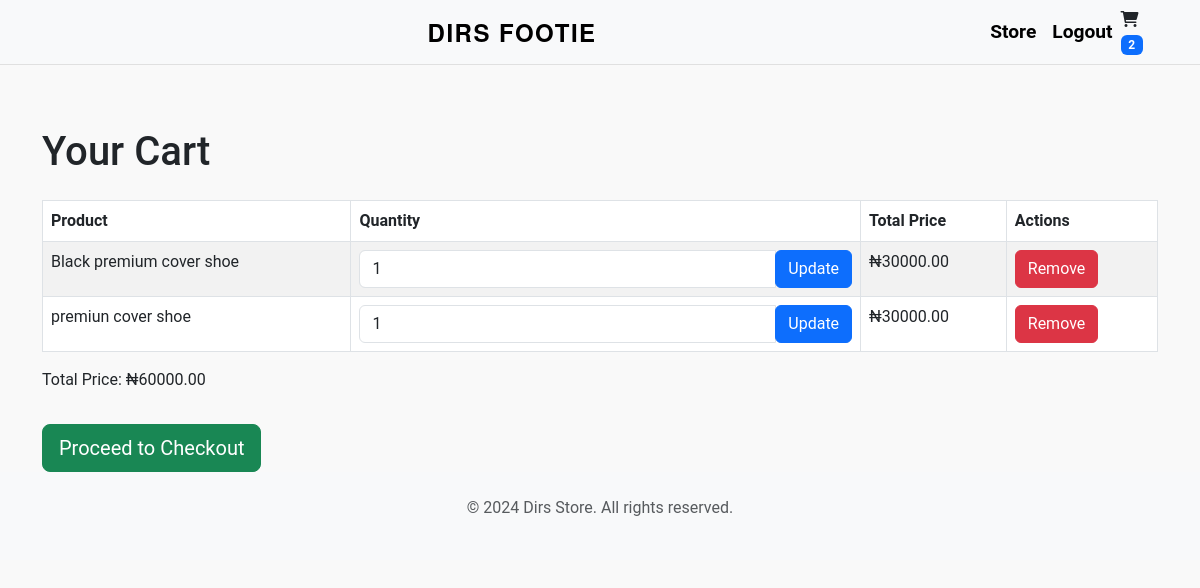
The page /store/cart/ (signed in) on the database as committed earlier.
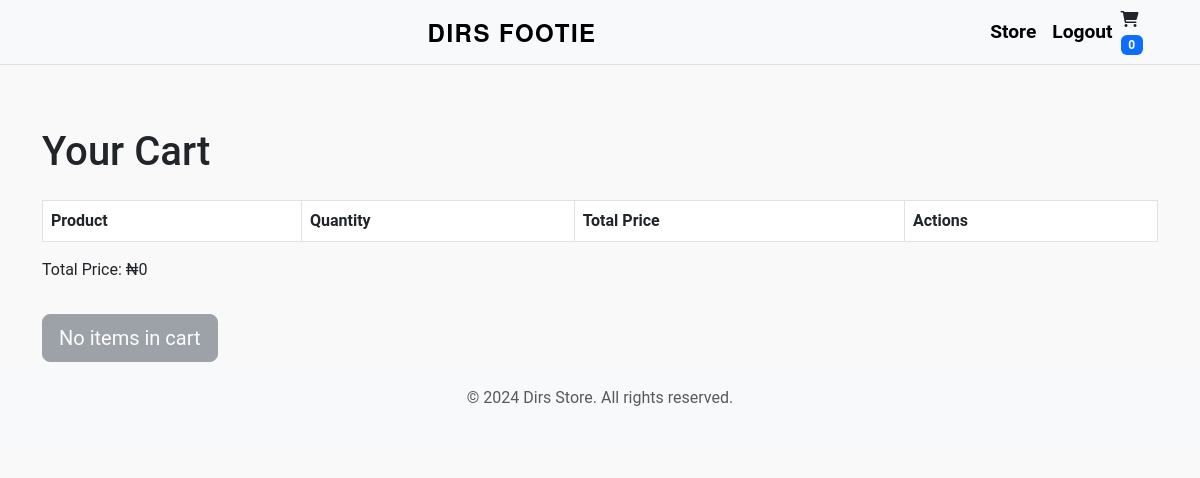
The same page on the database as committed later.
### store/models.py (models this page shows, shortened)
class CartItem(models.Model):
    cart = models.ForeignKey(Cart, on_delete=models.CASCADE)
    product = models.ForeignKey(Product, on_delete=models.CASCADE)
    quantity = models.PositiveIntegerField(default=1)
    def get_total_price(self):
        return self.quantity * self.product.price

class Product(models.Model):
    CATEGORY_CHOICES = [
        ('Clothes', 'Clothes'),
        ('Shoes', 'Shoes'),
        ('Trousers', 'Trousers'),
        ('Bags', 'Bags'),
    ]
    name = models.CharField(max_length=255)
    description = models.TextField()
    price = models.DecimalField(max_digits=10, decimal_places=2)
    category = models.CharField(max_length=50, choices=CATEGORY_CHOICES)
    image = models.ImageField(upload_to='products/')

### store/views.py (the view)
# urls.py: path('cart/', views.cart_view, name='cart_view'),
@login_required(login_url='/login/')
def cart_view(request):
    cart = Cart.objects.get(user=request.user)
    cart_items = CartItem.objects.filter(cart=cart)
    total_price = sum(item.get_total_price() for item in cart_items)
    return render(request, 'store/cart.html', {
        'cart_items': cart_items,
        'total_price': total_price,
        'total_items': total_price
    })

### store/context_processors.py (called while the page is built)
def cart_item_count(request):
    if request.user.is_authenticated:
        cart = Cart.objects.filter(user=request.user).first()
        if cart:
            total_items = CartItem.objects.filter(cart=cart).count()
            return {'cart_item_count': total_items}
    return {'cart_item_count': 0}

### store/templates/store/cart.html (shortened to what this page needs)
{% extends 'store/base.html' %}
{% block content %}
<div class="container mt-5">
    <h1 class="mb-4">Your Cart</h1>
    <table class="table table-striped table-bordered">
        <thead class="thead-dark">
            <tr>
                <th>Product</th>
                <th>Quantity</th>
                <th>Total Price</th>
                <th>Actions</th>
            </tr>
        </thead>
        <tbody>
            {% for item in cart_items %}
            <tr>
                <td>{{ item.product.name }}</td>
                <td>
                    <form method="POST" action="{% url 'store:update_cart_item' item.id %}">
                        <div class="input-group">
                            <input type="number" name="quantity" value="{{ item.quantity }}" min="1" class="form-control">
                            <div class="input-group-append">
                                <button type="submit" class="btn btn-primary">Update</button>
                            </div>
                        </div>
                    </form>
                </td>
                <td>₦{{ item.get_total_price }}</td>
                <td>
                    <a href="{% url 'store:remove_from_cart' item.id %}" class="btn btn-danger">Remove</a>
                </td>
            </tr>
            {% endfor %}
        </tbody>
    </table>
    <p class="font-weight-bold">Total Price: ₦{{ total_price }}</p>
    {% if cart_items %}
        <a href="{% url 'store:checkout' %}" class="btn btn-success btn-lg mt-3">Proceed to Checkout</a>
    {% else %}
        <button type="button" class="btn btn-secondary btn-lg mt-3" disabled>No items in cart</button>
    {% endif %}
</div>
{% endblock %}

### store/templates/store/base.html (shortened to what this page needs)
<!DOCTYPE html>
<html lang="en">
<head>
    <link href="https://cdn.jsdelivr.net/npm/bootstrap@5.3.0-alpha1/dist/css/bootstrap.min.css" rel="stylesheet">
    <link rel="stylesheet" href="https://cdnjs.cloudflare.com/ajax/libs/font-awesome/6.0.0-beta3/css/all.min.css">
    {% load static %}
    <link rel="stylesheet" type="text/css" href="{% static 'store/style.css' %}">
</head>
<body>
    <nav class="navbar navbar-expand-lg navbar-light bg-light fixed-top">
        <div class="container">
            <div class="navbar-brand text-center w-100" style="font-size: 1.5rem; font-weight: bold;">
                Dirs Footie
            </div>
            <div class="collapse navbar-collapse justify-content-lg-end justify-content-center" id="navbarNav">
                <ul class="navbar-nav">
                    <li class="nav-item">
                        <a class="nav-link" href="{% url 'store:product_list' %}">Store</a>
                    </li>
                    {% if user.is_authenticated %}
                        <li class="nav-item">
                            <form id="logout-form" method="POST" action="{% url 'logout' %}" class="d-inline">
                                <button type="submit" class="btn btn-link nav-link">Logout</button>
                            </form>
                        </li>
                    {% endif %}
                </ul>
            </div>
            <a class="nav-link d-none d-lg-block" href="{% url 'store:cart_view' %}">
                <i class="fa fa-shopping-cart"></i>
                {% if user.is_authenticated %}
                    <span class="badge bg-primary">{{ cart_item_count }}</span>
                {% endif %}
            </a>
        </div>
    </nav>
    {% block content %}
    {% endblock %}
    <footer class="bg-light py-4">
        <div class="container text-center">
            <p class="text-muted">&copy; 2024 Dirs Store. All rights reserved.</p>
        </div>
    </footer>
</body>
</html>

### store/static/store/style.css (style rules this page uses)
.navbar { position: fixed; width: 100%; top: 0; z-index: 1030; }
body { padding-top: 80px; }
.navbar-brand { margin-left: auto; margin-right: auto; }
@media (min-width: 992px) { .navbar-brand { margin-left: 0; margin-right: 0; } }
.nav-link { display: flex; align-items: center; }
.nav-link.d-none.d-lg-block { margin-left: auto; }
.navbar-brand { font-family: 'Helvetica Neue', sans-serif; font-weight: bold; color: black; text-transform: uppercase; letter-spacing: 1.5px; }
body { background-color: #f9f9f9; font-family: 'Roboto', sans-serif; }
.btn-link { color: black; text-decoration: none; font-weight: bold; transition: color 0.3s ease; }
.navbar { border-bottom: 1px solid #e0e0e0; }
.navbar-nav .nav-link { font-size: 1.2rem; font-weight: 600; color: #000; }

Rows that differ between the two databases and show on the page:
removed CartItem: product.name "Black premium cover shoe", quantity "1", get_total_price "30000.00"
removed CartItem: product.name "premiun cover shoe", quantity "1", get_total_price "30000.00"
Other text that changed with them:
{{ cart_item_count }}: "2" → "0"
{{ total_price }}: "60000.00" → "0"
text no longer shown: "Proceed to Checkout"
text now shown: "No items in cart"
